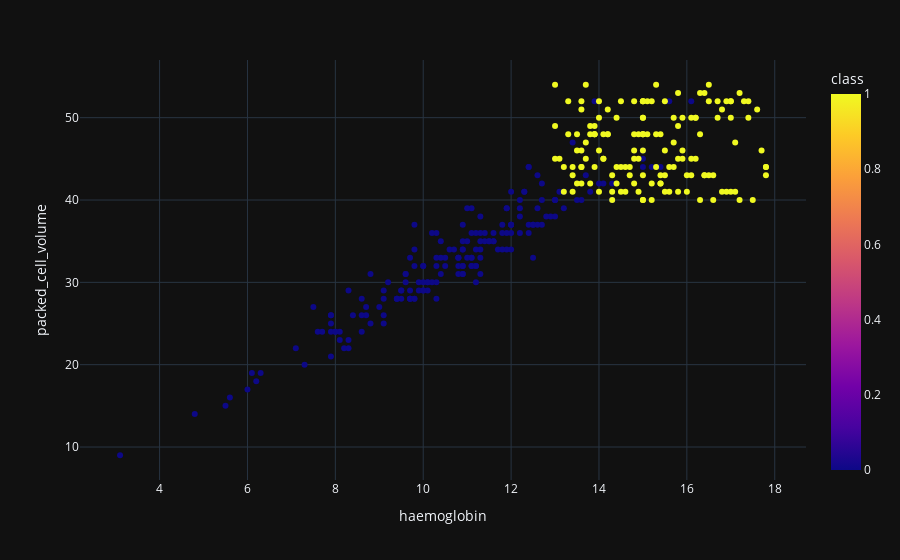

Notebook source saved alongside this figure:
### Code cell
scatter('haemoglobin','packed_cell_volume')

### Figure 1 — Plotly figure (JSON) as saved in the notebook; plotly's stock layout.template omitted (floating-point values rounded to 4 significant figures; data arrays with more than 128 entries replaced by an {"elided": "..."} marker saying what was removed)
{"data": [{"hovertemplate": "haemoglobin=%{x}<br>packed_cell_volume=%{y}<br>class=%{marker.color}<extra></extra>", "legendgroup": "", "marker": {"color": {"elided": "400 int values"}, "coloraxis": "coloraxis", "symbol": "circle"}, "mode": "markers", "name": "", "orientation": "v", "showlegend": false, "type": "scatter", "x": {"elided": "400 float values"}, "xaxis": "x", "y": {"elided": "400 int values"}, "yaxis": "y"}], "layout": {"coloraxis": {"colorbar": {"title": {"text": "class"}}, "colorscale": [[0, "#0d0887"], [0.1111, "#46039f"], [0.2222, "#7201a8"], [0.3333, "#9c179e"], [0.4444, "#bd3786"], [0.5556, "#d8576b"], [0.6667, "#ed7953"], [0.7778, "#fb9f3a"], [0.8889, "#fdca26"], [1, "#f0f921"]]}, "legend": {"tracegroupgap": 0}, "margin": {"t": 60}, "xaxis": {"anchor": "y", "domain": [0, 1], "title": {"text": "haemoglobin"}}, "yaxis": {"anchor": "x", "domain": [0, 1], "title": {"text": "packed_cell_volume"}}}}
